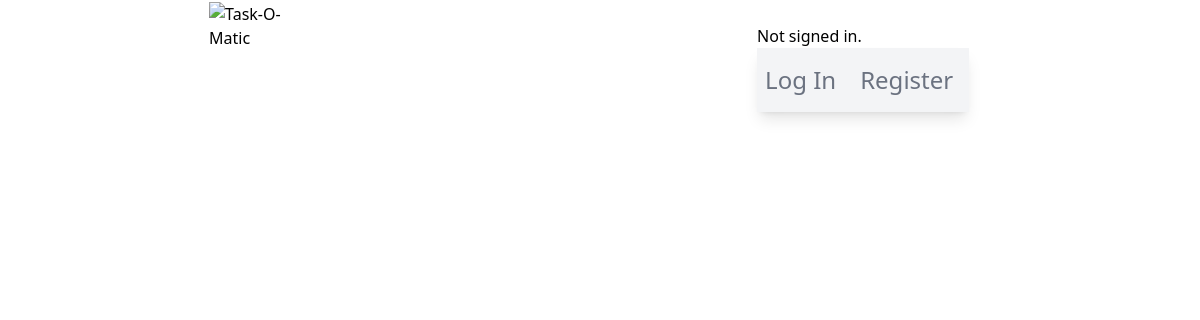
Before: /project/17/ with the older database file.
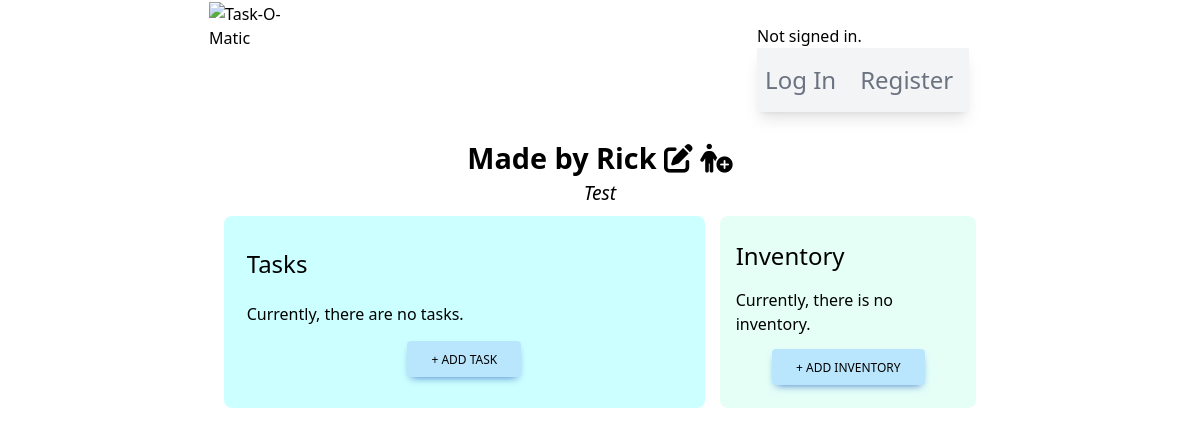
After: the same page with the newer database file.
### taskomatic/models.py (models this page shows, shortened)
class Project(models.Model):
    user = models.ForeignKey(User, on_delete=models.CASCADE)
    owner = models.CharField(max_length=80)
    projectName = models.CharField(max_length=160)
    projectDescription = models.CharField(max_length=350)
    hasDeadline = models.BooleanField(default=False)
    hasInventory = models.BooleanField(default=False)
    hasTasks = models.BooleanField(default=False)
    creationDate = models.DateField(null=True, blank=True)
    deadlineDate = models.DateField(null=True, blank=True)

### taskomatic/views.py (the view)
# urls.py: path("project/<str:pk>/", views.project_view, name="projectPage"),
def project_view(request, pk):
    project = Project.objects.filter(id=pk)
    tasks = Tasks.objects.filter(projectId = pk)
    inventory = Inventory.objects.filter(projectId = pk)
    taskForms = []
    for task in tasks:
        taskFormInstance = CompletionTaskForm(instance=task, task_id=task.id)
        taskForms.append(taskFormInstance)
    return render(request, "taskomatic/projectPage.html", {
        'project': project,
        'tasks': tasks,
        'inventory': inventory,
        'taskForm': TaskForm(),
        'taskForms': taskForms,
        'inventoryForm': InventoryForm()
    })

### taskomatic/templates/taskomatic/projectPage.html (shortened to what the changed rows need)
{% extends "./layout.html" %}
{% load static %}
{% block body %}
<div id="projectPageMainContainer">
    {% for item in project %}
    <h2>
        {{ item.projectName }}
        <form style="display: inline-block;" method="POST" action="{% url 'editProject' %}" name="editForm">
            <i id="editIcon" class="fa-solid fa-pen-to-square cursor-pointer hover:text-sky-600" title="Edit Project"></i>
            <a href="{% url 'addMember' item.id %}">
                <i id="addMember" class="fa-solid fa-person-circle-plus cursor-pointer hover:text-sky-600" title="Add Member"></i>
            </a>
        </form>
    </h2>
    <p class="descriptiveParagraph">{{ item.projectDescription }}</p>
    <div id="tasksAndInventorySection">
        <span id="tasksContainer">
            <h3 class="mb-1">Tasks</h3>
            {% if item.hasTasks %}
                {% if tasks %}
                    {% for task in tasks %}
                    {% if task.taskCompletion == False %}
            <div class="taskInstancesContainer" id="taskInstancesContainer{{ task.id }}">
                <form method="POST" action="{% url 'handleTasks' 'complete' %}" name="completeTaskForm{{ task.id }}" id="{{ task.id }}">
                        {% csrf_token %}
                        {% for form in taskForms %}
                            {% if form.instance.id == task.id %}
                                <input type="hidden" value="{{ task.id }}" name="hidTaskId">
                                {{ form.taskCompletion }}
                            {% endif %}
                        {% endfor %}
                </form>
                <span class="inline-block font-bold text-lg">{{ task.taskName }}</span>
                <span class="inline-block font-medium italic text-sm"><b>Due in:</b> {{ task.taskDeadline }}</span>
                <span class="taskDeleteBtns">
                    <i class="fa-solid fa-xmark cursor-pointer hover:text-sky-600" data-pk="{{ task.id }}" title="Remove">{% csrf_token %}</i>
                </span>
            </div>
                    {% endif %}
                    {% endfor %}
                    <p class="font-bold">Completed</p>
                    <hr class="mb-2">
                    {% for task in tasks %}
                    {% if task.taskCompletion == True %}
            <div class="taskInstancesContainer" id="taskInstancesContainer{{ task.id }}">
                <form method="POST" action="{% url 'handleTasks' 'complete' %}" name="completeTaskForm{{ task.id }}" id="{{ task.id }}">
                        {% csrf_token %}
                        {% for form in taskForms %}
                            {% if form.instance.id == task.id %}
                                <input type="hidden" value="{{ task.id }}" name="hidTaskId">
                                {{ form.taskCompletion }}
                            {% endif %}
                        {% endfor %}
                </form>
                <span class="inline-block font-bold text-lg">{{ task.taskName }}</span>
                <span class="inline-block font-medium italic text-sm"><b>Due in:</b> {{ task.taskDeadline }}</span>
                <span style="text-decoration: none;" class="taskDeleteBtns">
                    <i class="fa-solid fa-xmark cursor-pointer hover:text-sky-600" data-pk="{{ task.id }}" title="Remove">{% csrf_token %}</i>
                </span>
            </div>
                    {% endif %}
                    {% endfor %}
            <button type="button" class="addTaskButton inline-block rounded bg-sky-200 px-6 pb-2 pt-2.5 text-xs font-medium uppercase leading-normal
            text-black shadow-[0_4px_9px_-4px_#3b71ca] transition duration-150 ease-in-out hover:bg-sky-300 max-w-s self-center">
                + Add Task
            </button>
                {% else %}
            <p>Currently, there are no tasks.</p>
            <button type="button" class="addTaskButton inline-block rounded bg-sky-200 px-6 pb-2 pt-2.5 text-xs font-medium uppercase leading-normal
            text-black shadow-[0_4px_9px_-4px_#3b71ca] transition duration-150 ease-in-out hover:bg-sky-300 max-w-s self-center">
                + Add Task
            </button>
                {% endif %}
            {% else %}
            <p>Tasks are <b>disabled</b> of this project.</p>
            <p>Request project owner to enable this functionality.</p>
            {% endif %}
        </span>
        <span id="inventoryContainer">
            <h3>Inventory</h3>
            {% if item.hasInventory %}
                {% if inventory %}
                    {% for inventoryItem in inventory %}
                        {% if inventoryItem.itemQty > 0 and inventoryItem.itemLimitAlert == None or inventoryItem.itemQty > inventoryItem.itemLimitAlert and inventoryItem.itemLimitAlert != None %}
            <div class="inventoryInstancesContainer relative" id="inventoryInstanceContainer{{ inventoryItem.id }}">
                <span class="ml-1 pr-2 inline-block">
                    <a href="#" class="increment-btn"><p><i class="fa-regular fa-square-plus" data-pk="{{ inventoryItem.id }}">{% csrf_token %}</i></p></a>
                    <a href="#" class="decrement-btn"><p><i class="fa-regular fa-square-minus" data-pk="{{ inventoryItem.id }}">{% csrf_token %}</i></p></a>
                </span>
                <span class="inline-block font-bold">{{ inventoryItem.itemName }}</span>
                <span class="inline-block font-medium italic text-sm mr-3">
                    <span class="inline-block" id="qty{{inventoryItem.id}}">{{inventoryItem.itemQty}}</span>
                    {{inventoryItem.get_itemUnit_display}}
                </span>
                <span class="flex flex-col">
                    <span class="inventoryDeleteBtns">
                        <i class="fa-solid fa-xmark cursor-pointer hover:text-sky-600" data-pk="{{ inventoryItem.id }}" title="Remove">{% csrf_token %}</i>
                    </span>
                    <span class="inventoryEditBtns">
                        <i class="fa-regular fa-pen-to-square hover:text-sky-600 cursor-pointer" data-pk="{{ inventoryItem.id }}" title="Edit">{% csrf_token %}</i>
                    </span>
                </span>
            </div>
                        {% endif %}
                    {% endfor %}
            <p class="font-bold">Restock</p>
            <hr class="mb-2">
                    {% for inventoryItem in inventory %}
                        {% if inventoryItem.itemQty == 0 or inventoryItem.itemQty <= inventoryItem.itemLimitAlert %}
            <div class="inventoryInstancesContainer relative opacity-50" id="inventoryInstanceRestockContainer{{ inventoryItem.id }}">
                <span class="ml-1 pr-2 inline-block">
                    <a href="#" class="increment-btn"><p><i class="fa-regular fa-square-plus" data-pk="{{ inventoryItem.id }}">{% csrf_token %}</i></p></a>
                    <a href="#" class="decrement-btn"><p><i class="fa-regular fa-square-minus" data-pk="{{ inventoryItem.id }}">{% csrf_token %}</i></p></a>
                </span>
                <span class="inline-block font-bold">{{ inventoryItem.itemName }}</span>
                <span class="inline-block font-medium italic text-sm mr-3">
                    <span class="inline-block" id="qty{{inventoryItem.id}}">{{inventoryItem.itemQty}}</span>
                    {{inventoryItem.get_itemUnit_display}}
                </span>
                <span class="flex flex-col">
                    <span class="inventoryDeleteBtns">
                        <i class="fa-solid fa-xmark cursor-pointer hover:text-sky-600" data-pk="{{ inventoryItem.id }}" title="Remove">{% csrf_token %}</i>
                    </span>
                    <span class="inventoryEditBtns">
                        <i class="fa-regular fa-pen-to-square hover:text-sky-600 cursor-pointer" data-pk="{{ inventoryItem.id }}" title="Edit">{% csrf_token %}</i>
                    </span>
                </span>
            </div>
                        {% endif %}
                    {% endfor %}
            <button type="button" class="addInventoryButton inline-block rounded bg-sky-200 px-6 pb-2 pt-2.5 text-xs font-medium uppercase leading-normal
            text-black shadow-[0_4px_9px_-4px_#3b71ca] transition duration-150 ease-in-out hover:bg-sky-300 max-w-s self-center">
                + Add Inventory
            </button>
                {% else %}
            <p>Currently, there is no inventory.</p>
            <button type="button" class="addInventoryButton inline-block rounded bg-sky-200 px-6 pb-2 pt-2.5 text-xs font-medium uppercase leading-normal
            text-black shadow-[0_4px_9px_-4px_#3b71ca] transition duration-150 ease-in-out hover:bg-sky-300 max-w-s self-center">
                + Add Inventory
            </button>
                {% endif %}
            {% else %}
            <p>Inventory is <b>disabled</b> of this project.</p>
            <p>Request project owner to enable this functionality.</p>
            {% endif %}
        </span>
    </div>
    {% endfor %}
</div>
{% endblock %}

Changed rows visible on the page:
added Project: projectName "Made by Rick", projectDescription "Test", hasTasks "Currently, there are no tasks.", hasInventory "Currently, there is no inventory."
